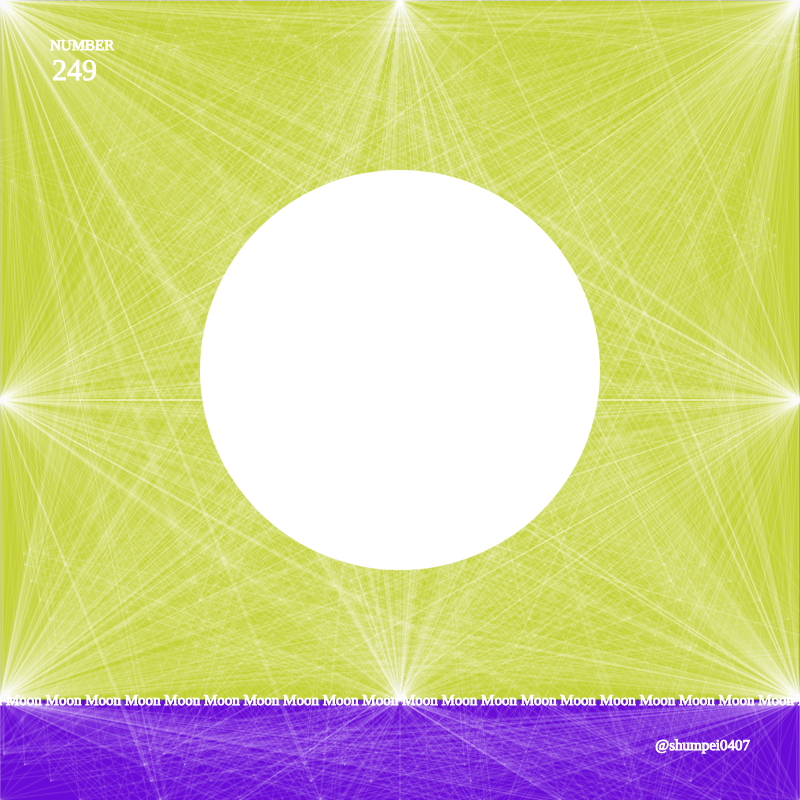
Frame 1 (no input)
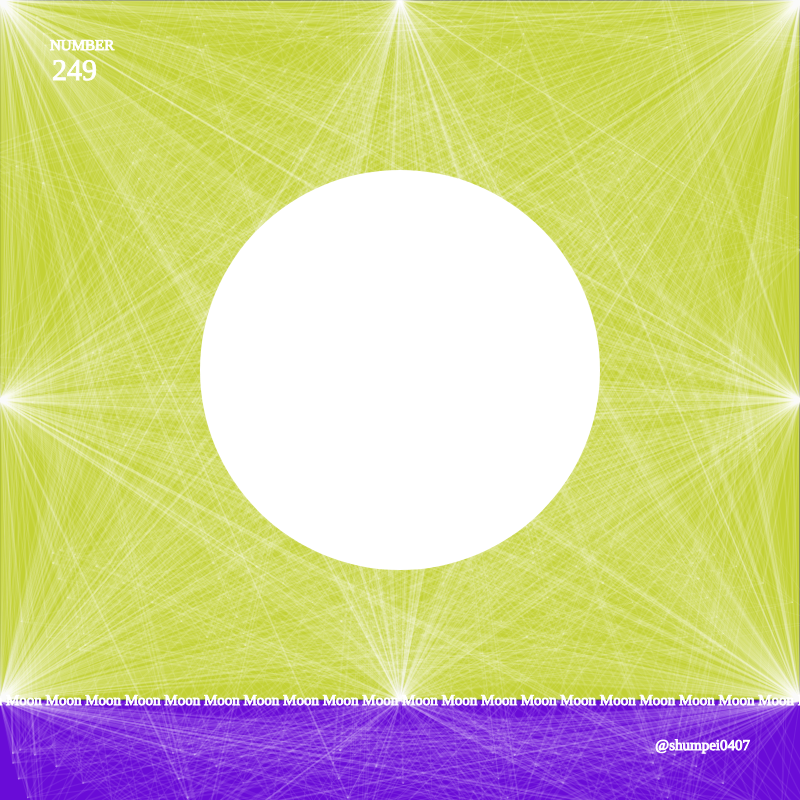
Frame 60 (no input)
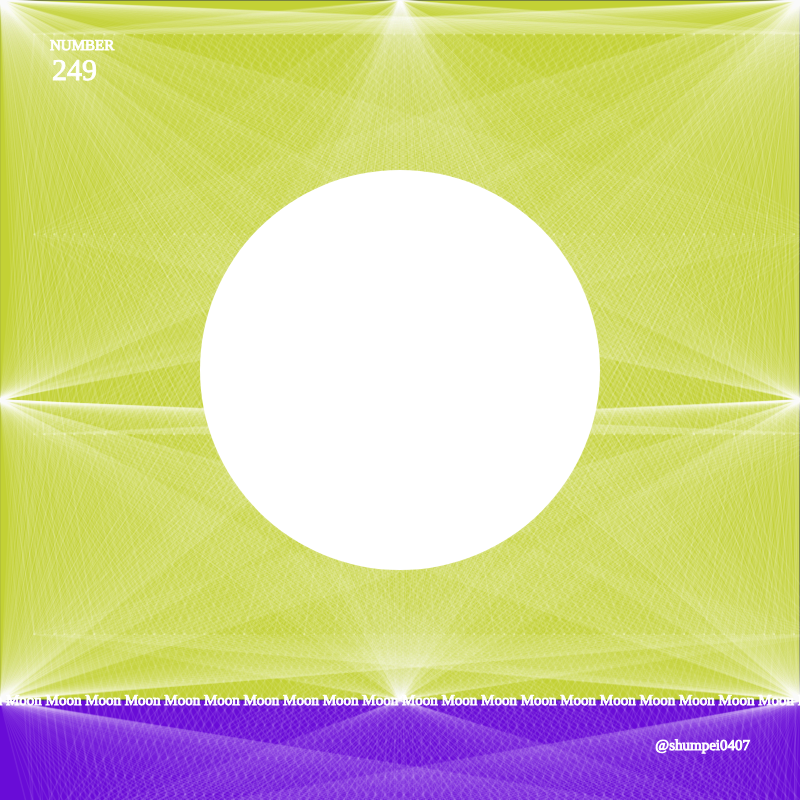
Frame 120 (the mouse pressed at the canvas centre since frame 60)

The p5.js sketch that drew these frames (run headless with seeded random() and noise() and a simulated clock; from frame 60 on, the mouse is pressed at the canvas centre):

// p5.js sketch
// ── sketch.js
let t = 0; 

function setup() {
  createCanvas(800, 800);
  noStroke();
//  fill(186, 221, 214,1);
//  frameRate(20);
}

function draw() {
//  blendMode(DIFFERENCE);
  background(105, 12, 215); 
  fill(195, 209, 53);
  stroke(47, 52, 80);
//  strokeWeight(1);
  rect(0,0,800,700);

  for (let x = 0; x <= width; x = x + 10) {
    for (let y = 0; y <= height; y = y + 200) {

      const xAngle = map(mouseX, 0, width, -10 * PI, 10 * PI, true);
      const yAngle = map(mouseY, 0, height, -10 * PI, 10 * PI, true);

      const angle = xAngle * (x / width) + yAngle * (y / height);

      const myX = x + 50 * sin(2 * PI * t + angle);
      const myY = y + 50 * sin(2 * PI * t + angle);

      strokeWeight(random(1,2));
      stroke(255,20);
//      rect(myX, myY, 100,100); 
      line(0,700,myX, myY); 
      line(800,700,myX, myY); 
        
      line(0,0,myX, myY); 
      line(800,0,myX, myY); 
        
      line(width/2,700,myX, myY); 
      line(width/2,0,myX, myY); 
//      stroke(35, 159, 196,50);
      line(width,height/2,myX, myY); 
//      stroke(35, 159, 196,50);
      line(0,height/2,myX, myY); 
        
    }
  }

  t = t + 0.02;
    
//  noFill(0);
//  stroke(105, 12, 215);
//  strokeWeight(5);
//  rect(0,0,800,700);
//  stroke(0);
  fill(255);
  ellipse(width/2,370,400,400);
    
  textFont('Oswald');
  fill(255);
  strokeWeight(1);
  stroke(255);
  textAlign(LEFT);
  textSize(15);
  text('NUMBER', 50, 50);
  textSize(30);
  text('249', 52, 80);
  textSize(15);
  textAlign(RIGHT);
  text('@shumpei0407', width - 50, height - 50); 
  textAlign(CENTER);
  textSize(15);
  text('Moon Moon Moon Moon Moon Moon Moon Moon Moon Moon Moon Moon Moon Moon Moon Moon Moon Moon Moon Moon Moon Moon Moon Moon', width/2, 705);

}
